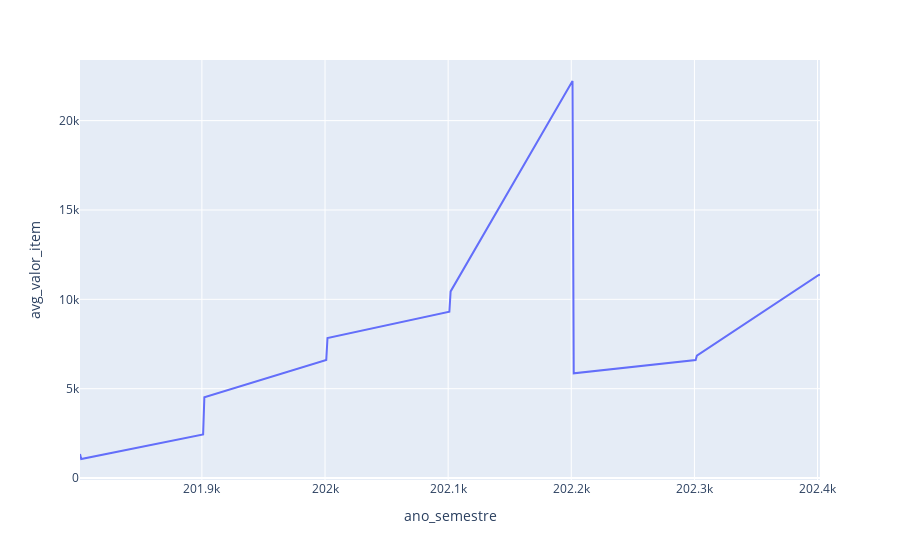

This figure's notebook cell:
### Code cell
px.line(full_df.groupby(by='ano_semestre', as_index=False).mean("avg_valor_item"), x='ano_semestre', y="avg_valor_item")

### Figure 1 — Plotly figure (JSON) as saved in the notebook; plotly's stock layout.template omitted (floating-point values rounded to 4 significant figures)
{"data": [{"hovertemplate": "ano_semestre=%{x}<br>avg_valor_item=%{y}<extra></extra>", "legendgroup": "", "line": {"color": "#636efa", "dash": "solid"}, "marker": {"symbol": "circle"}, "mode": "lines", "name": "", "orientation": "v", "showlegend": false, "type": "scatter", "x": [201801, 201802, 201901, 201902, 202001, 202002, 202101, 202102, 202201, 202202, 202301, 202302, 202401, 202402], "xaxis": "x", "y": [1344.0, 1065.0, 2438.0, 4517.0, 6603.0, 7837.0, 9303.0, 10440.0, 22220.0, 5858.0, 6607.0, 6845.0, 11360.0, 11370.0], "yaxis": "y"}], "layout": {"autosize": true, "legend": {"tracegroupgap": 0}, "margin": {"t": 60}, "xaxis": {"anchor": "y", "autorange": true, "domain": [0, 1], "range": [201801, 202402], "title": {"text": "ano_semestre"}, "type": "linear"}, "yaxis": {"anchor": "x", "autorange": true, "domain": [0, 1], "range": [-109.9, 23390.0], "title": {"text": "avg_valor_item"}, "type": "linear"}}}
